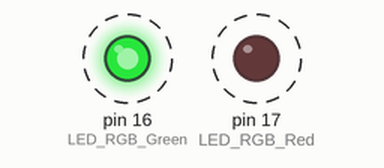
Recording of a sketch running on a simulated Arduino Uno, built with avr-gcc and run on an emulated ATmega328P. Parts: output pins drawn as LEDs (lit = HIGH). Dashed ring = blinking.

Above: at 0.5 s.
Timing chart, 0 to 4.6 s (numbered marks = the images above):
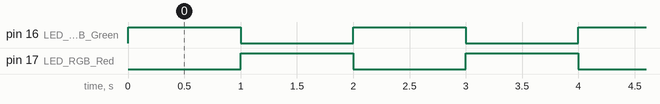

The sketch:

FISH_Swimming-competition_Code_Solution_Task2.ino
```cpp
// LED
// GPIO
#define LED_RGB_Green 16
#define LED_RGB_Red 17

// light sensor
// GPIO
// set treshold for light sensor

// servomotor
// library
// GPIO
// PWM properties servomotor
// define servomotor angles

// command_servomotor(): give the angle to the function command_servomotor() and move to the servomotor to the servomotor_Angle
// convert 0-180 degrees to 0-65536

// global variables

// setup the components
void setup()
{
  // setup LED as OUTPUT
  pinMode (LED_RGB_Green, OUTPUT);
  pinMode (LED_RGB_Red, OUTPUT);

  // setup the light sensor as INPUT

  // setup servomotor as OUTPUT
  // attach the channel to the GPIO to be controlled
  // define the PWM functionalities of the channel

  Serial.begin(9600);
  // setup the serial communication
}

void loop()
{
  // read the current light sensor value

  // If the light sensor value is equal of higher then the light treshold start the game.
  // generate a random value between 0 and 1
  // print the random value into the serial monitor

  // If the random value is eqaual to 1, the player "wins". Change the color of the fish to green and start the finray movement.
  // print "win" into the serial monitor
  // power on the green LED
  digitalWrite(LED_RGB_Green, HIGH);
  // power off the red LED
  digitalWrite(LED_RGB_Red, LOW);
  // create a movement of the servomotor to angle max and min
  delay(1000);

  // If the random value is not eqaual to 1, the player "lose". Change the color of the fish to red and write "lose" into the serial monitor.

  // If the light sensor value is lower then the light treshold print "lose" in the serial monitor.
  // power off the green LED
  digitalWrite(LED_RGB_Green, LOW);
  // power on the red LED
  digitalWrite(LED_RGB_Red, HIGH);
  delay(1000);


  // power off the green and red LED
}
```

Measured:
- by itself, pin 16 (LED_RGB_Green), pin 17 (LED_RGB_Red): alternates HIGH for 1.0 s and LOW for 1.0 s
